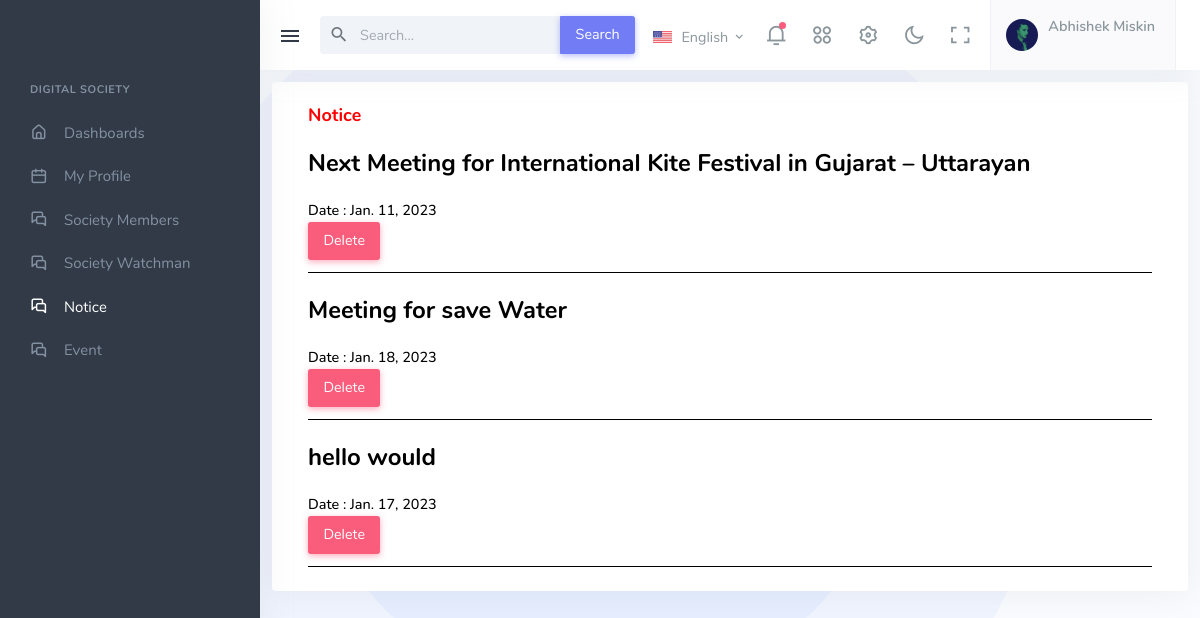
Before: /notice_page/ (signed in) with the older database file.
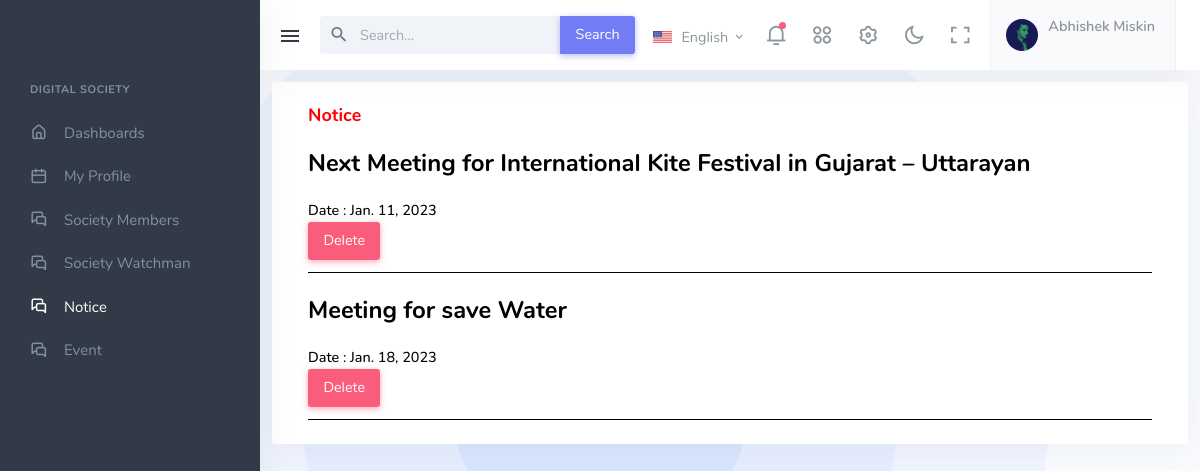
After: the same page with the newer database file.
### digital_App/models.py (models this page shows, shortened)
class Notice(models.Model):
    AddNotices = models.TextField(max_length=150, default=str(), blank=True)
    Date = models.DateField()
    class Meta:
        db_table = "Notice"

### digital_App/views.py (the view)
# urls.py: path("notice_page/", notice_page, name="notice_page"),
def notice_page(request):
    if 'email' in request.session:
        view_notice(request) # Load Notice data
        return render(request, "notice_page.html", default_data)
    return render(request, 'notice_page.html')

### digital_App/views.py (called while the page is built)
def view_notice(request):
    print(request.POST)
    noticeview = Notice.objects.all()
    default_data['noticeview'] = noticeview

### digital_App/templates/notice_page.html (shortened to what the changed rows need)
{% extends 'base.html' %}
{% load static %}
{% block Main_Code %}
<div>
    <div class="content-page">
        <div class="content">
            <div class="row">
                <div class="col-12">
                    <div class="page-title-box">
                        <div class="container-fluid">
                            <div class="row">
                                    <div class="card widget-flat mt-2">
                                        <div class="card-body">
                                            {% for n_view in noticeview %}
                                            <div style="border-bottom: 1px solid black;">
                                                <h3 class="mt-3 mb-3" style="color: black;">{{n_view.AddNotices}}</h3>
                                                <p class="mb-0">
                                                    <span class="me-2" style="color: black; font-weight: 500;">Date : {{n_view.Date}}</span>
                                                </p>
                                                <button class="btn btn-danger mb-2"> <a style="color: white;" href="{% url 'delete_notice' notice=n_view.AddNotices %}"> Delete</a></button>
                                            </div>
                                            {% endfor %}
                                        </div>
                                    </div>
                            </div>
                        </div>
                    </div>
                </div>
            </div>
        </div>
    </div>
</div>
{% endblock %}

Changed rows visible on the page:
removed Notice: AddNotices "hello would", Date "Jan. 17, 2023"
